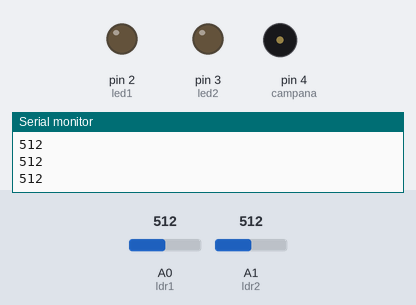
Simulated run of this sketch. Board: Arduino Uno, built with avr-gcc and run on an emulated ATmega328P. Parts: output pins drawn as LEDs (lit = HIGH), buzzer (waves = sounding), the last lines printed to the serial monitor. The test bench sets the inputs (shaded band); at power-on: A0 (ldr1) = 512, A1 (ldr2) = 512.

Above: at 1.2 s.
1.3 s: A0 (ldr1) set to 790
2.8 s: A0 (ldr1) set to 816
At 3.15 s:
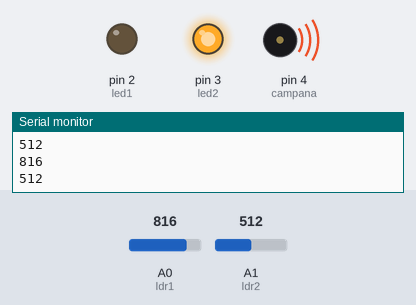
At 4.05 s:
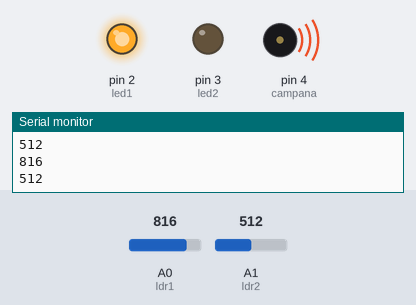
Timing chart, 0 to 34.8 s (numbered marks = the images above; inputs shaded):
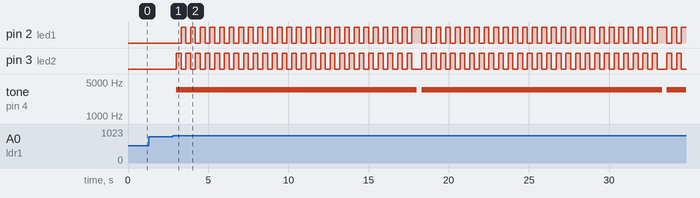

Measured:
- the behaviour switches between 799 and 800 on A0 (ldr1) (found by bisection; images 0 and 1)
- after the input at 2.8 s, pin 2 (led1): LOW → HIGH after 0.51 s, then moves between LOW and HIGH, repeating every 8.4 s; pin 3 (led2): LOW → HIGH after 0.21 s, then moves between LOW and HIGH, repeating every 8.4 s; tone on pin 4 (campana): alternates 3500 Hz for 15.0 s and silent for 0.29 s, starting after 0.21 s

The sketch:

arduino_basic_crossing_level_ldr.ino
```cpp
/*
* Ejemplo de funcionamiento de un paso a nivel básico con un Arduino UNO/NANO
* Componentes:
* 1 Arduino UNO/NANO
* 2 Sensores LDR
* 1 Buzzer
* 2 Leds rojos
* Más ejemplos en https://www.infotronikblog.com
*/

int ldr1 = 0;         // Pin analógico para LDR 1
int ldr2 = 1;         // Pin analógico para LDR 2
int ldr1_value = 0;   // Variable para almacenar el valor de LDR 1
int ldr2_value = 0;   // Variable para almacenar el valor de LDR 1
int led1 = 2;         // Led 1 en el puerto 2
int led2 = 3;         // Led 2 en el puerto 3
int campana = 4;      // Puerto para el Buzzer


void setup()
{
  // Inicia el monitor serial
  Serial.begin(115200);

  // Pines de leds son salidas
  pinMode (led1, OUTPUT);
  pinMode (led2, OUTPUT);

}

void loop()
{
  // Lee el valor de LDR 1
  ldr1_value = analogRead(ldr1);

  // Imprime el valor de LDR 1 en el monitor serial
  Serial.println(ldr1_value);


  // Lee el valor de LDR 2
  ldr2_value = analogRead(ldr2);

  // Imprime el valor de LDR 2 en el monitor serial
  Serial.println(ldr2_value);


  // Si el valor de LDR1 o LDR2 superan 800
  if ((ldr1_value >= 800) or (ldr2_value >= 800))
    {
      crossing_on();
    }
  else
  {
  digitalWrite(led1, LOW);
  digitalWrite(led2, LOW);
  }

  delay(300);

}


void crossing_on()
{
  for (int x  = 0; x  < 25;  x++)
  {
    digitalWrite(led1, LOW);
    digitalWrite(led2, HIGH);
    tone (campana, 3500, 314);
    delay(300);
    digitalWrite(led2, LOW);
    digitalWrite(led1, HIGH);
    tone (campana, 3500, 314);
    delay (300);
  }
}
```
